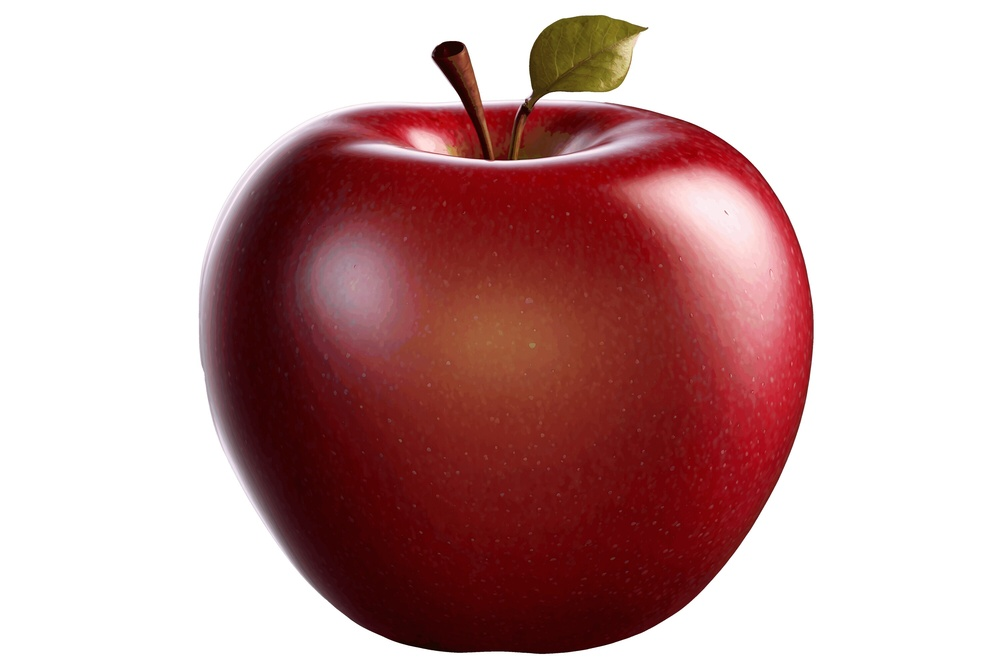
#> input picture Day 6/apple.jpg, 1000 x 667 px, shrunk from 3000 x 2000 before the run
$ python task2.py
#> lines starting #> are read from the running program, lines starting #| are printed output that depends on the picture
#Task 2: Coordinate System Mark the coordinates of different pixels on an image. Print the pixel value for each selected coordinate. Explain the difference between the image coordinate system (x, y) and the matrix indexing system (row, column)

import cv2
import matplotlib.pyplot as plt
#Read Image
image = cv2.imread("apple.jpg")
#> image is the input picture: shape (667, 1000, 3); mean B, G, R 163.3, 163.4, 198.4
#Selected Coordinates
points = [(30,40), (80,120), (150,60)]
#Display Image
plt.imshow(cv2.cvtColor(image, cv2.COLOR_BGR2RGB))
#Coordinates and Pixel value in Graph
for x, y in points:
    plt.scatter(x, y, color='red')
    # Display Coordinate Values
    plt.text(x+2, y+2, f"({x},{y})", color="blue")
    print("Coordinate:", (x,y),
          "Pixel Value:", image[y][x])
#> this loop made 3 passes
#| Coordinate: (30, 40) Pixel Value: [255 255 255]
#| Coordinate: (80, 120) Pixel Value: [255 255 255]
#| Coordinate: (150, 60) Pixel Value: [255 255 255]
plt.show()
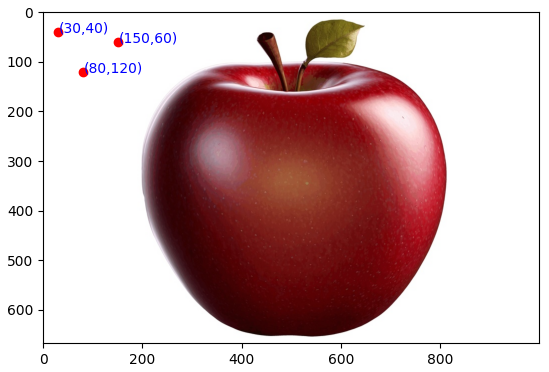
#> figure drawn by matplotlib, 1 panel
#Explanation
#The image coordinate system uses (x, y), while NumPy accesses the same pixel using image[y][x] because arrays are indexed as [row][column].
